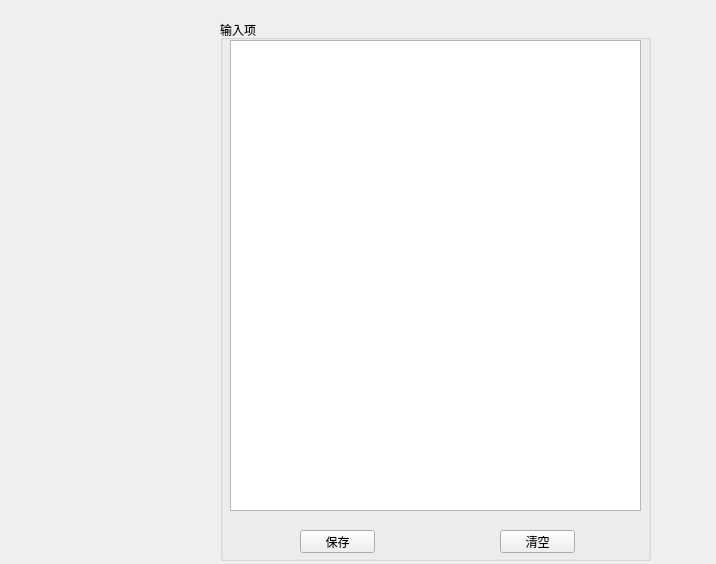
<?xml version="1.0" encoding="UTF-8"?>
<ui version="4.0">
 <class>InputConfShow</class>
 <widget class="QWidget" name="InputConfShow">
  <property name="geometry">
   <rect>
    <x>0</x>
    <y>0</y>
    <width>716</width>
    <height>564</height>
   </rect>
  </property>
  <property name="windowTitle">
   <string>Form</string>
  </property>
  <widget class="QGroupBox" name="groupBox_7">
   <property name="geometry">
    <rect>
     <x>220</x>
     <y>20</y>
     <width>431</width>
     <height>541</height>
    </rect>
   </property>
   <property name="title">
    <string>输入项</string>
   </property>
   <widget class="QTextEdit" name="textEdit">
    <property name="geometry">
     <rect>
      <x>10</x>
      <y>20</y>
      <width>411</width>
      <height>471</height>
     </rect>
    </property>
    <property name="readOnly">
     <bool>true</bool>
    </property>
   </widget>
   <widget class="QPushButton" name="pushButton">
    <property name="geometry">
     <rect>
      <x>80</x>
      <y>510</y>
      <width>75</width>
      <height>23</height>
     </rect>
    </property>
    <property name="text">
     <string>保存</string>
    </property>
   </widget>
   <widget class="QPushButton" name="pushButton_2">
    <property name="geometry">
     <rect>
      <x>280</x>
      <y>510</y>
      <width>75</width>
      <height>23</height>
     </rect>
    </property>
    <property name="text">
     <string>清空</string>
    </property>
   </widget>
  </widget>
 </widget>
 <resources/>
 <connections/>
</ui>
